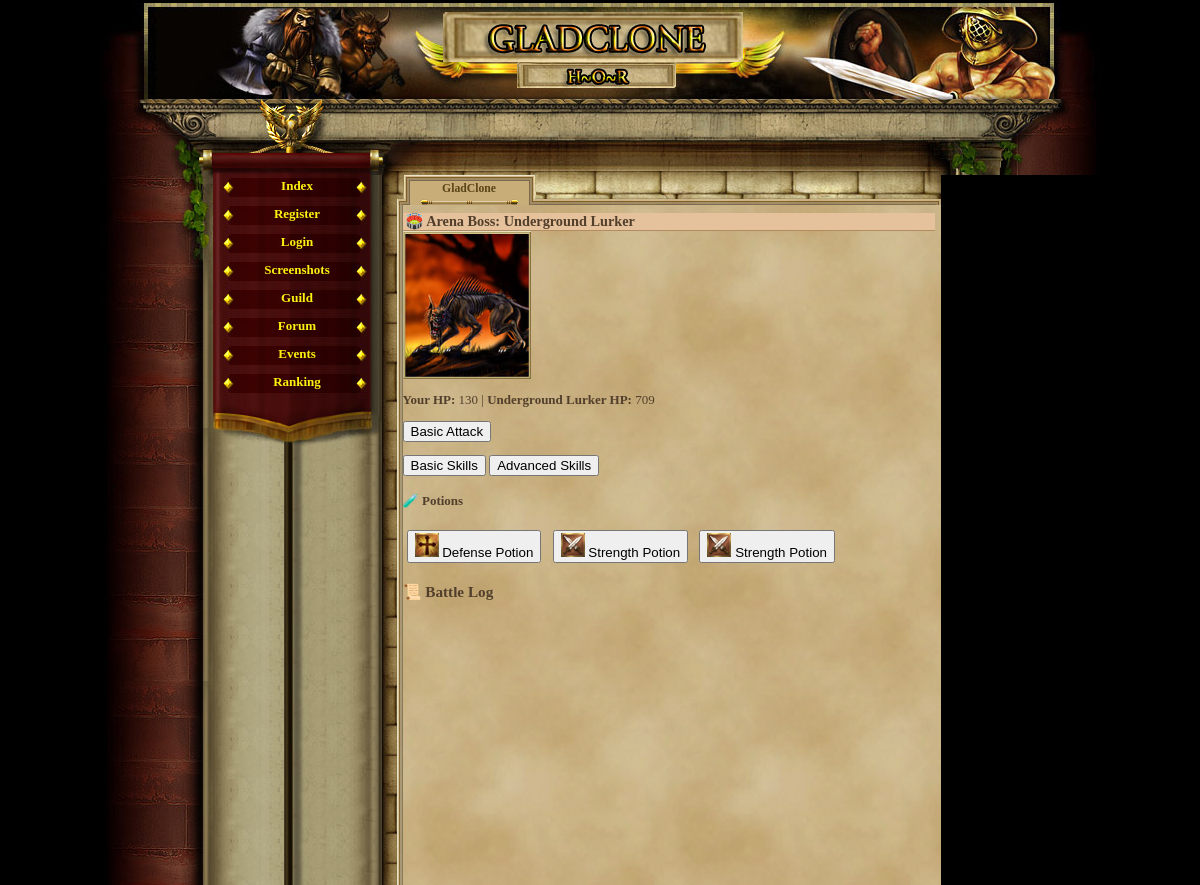
Screenshot of /arena_boss.php (signed in) with the database file from the repository.
### tables this page shows
CREATE TABLE `enemies` (
  `id` int(11) NOT NULL AUTO_INCREMENT,
  `name` varchar(100) DEFAULT NULL,
  `level` int(11) DEFAULT NULL,
  `min_hp` int(11) DEFAULT NULL,
  `max_hp` int(11) DEFAULT NULL,
  `min_dmg` int(11) DEFAULT NULL,
  `max_dmg` int(11) DEFAULT NULL,
  `xp_reward` int(11) DEFAULT NULL,
  `gold_reward` int(11) DEFAULT NULL,
  `image` varchar(100) DEFAULT NULL,
  `is_boss` tinyint(1) NOT NULL DEFAULT '0',
  `event_type` varchar(50) DEFAULT NULL,
  PRIMARY KEY (`id`)
);

CREATE TABLE `player_items` (
  `id` int(11) NOT NULL AUTO_INCREMENT,
  `player_id` int(11) NOT NULL,
  `item_id` int(11) NOT NULL,
  `quantity` int(11) NOT NULL DEFAULT '1',
  `equipped` tinyint(1) NOT NULL DEFAULT '0',
  `position` int(11) NOT NULL DEFAULT '0',
  PRIMARY KEY (`id`),
  KEY `player_id` (`player_id`),
  KEY `item_id` (`item_id`),
  CONSTRAINT `player_items_ibfk_1` FOREIGN KEY (`player_id`) REFERENCES `gracze` (`id`),
  CONSTRAINT `player_items_ibfk_2` FOREIGN KEY (`item_id`) REFERENCES `items` (`id`)
);

CREATE TABLE `items` (
  `id` int(11) NOT NULL AUTO_INCREMENT,
  `name` varchar(50) NOT NULL,
  `description` text,
  `type` varchar(20) NOT NULL,
  `attack_bonus` int(11) DEFAULT '0',
  `defense_bonus` int(11) DEFAULT '0',
  `sell_value` int(11) NOT NULL DEFAULT '10',
  `value` int(11) NOT NULL DEFAULT '0',
  `price` int(11) NOT NULL DEFAULT '0',
  `image` varchar(255) DEFAULT 'default.png',
  `slot` varchar(20) NOT NULL DEFAULT 'misc',
  `dex_bonus` int(11) DEFAULT '0',
  `level_required` int(11) DEFAULT '1',
  `effect_type` varchar(10) DEFAULT 'NULL',
  `target_attr` varchar(20) DEFAULT NULL,
  `effect_value` int(11) DEFAULT '0',
  `duration` int(11) DEFAULT '0',
  PRIMARY KEY (`id`)
);

### arena_boss.php (the view, shortened to what this page needs)
<?php
require_once('var/ustawienia.php');
require_once('gora_strony.php');
require_once('menu_l.php');
$player_id = $_SESSION['id'];
if (!isset($_SESSION['boss_enemy'])) {
    $enemy = $conn->query("SELECT * FROM enemies WHERE is_boss = 1 ORDER BY RAND() LIMIT 1")->fetch_assoc();
}
$enemy = $_SESSION['boss_enemy'];
$enemy_hp = $_SESSION['boss_enemy_hp'];
$player_hp = $_SESSION['boss_player_hp'];
?>
<h2>🏟️ Arena Boss: <?= htmlspecialchars($enemy['name']) ?></h2>
<img src="images/enemies/<?= htmlspecialchars($enemy['image']) ?>" width="128"><br>
<p><strong>Your HP:</strong> <?= $player_hp ?> | <strong><?= $enemy['name'] ?> HP:</strong> <?= $enemy_hp ?></p>
<?php if ($enemy_hp > 0 && $player_hp > 0): ?>
    <form method="post"><button type="submit" name="action" value="basic">Basic Attack</button></form>
    <button onclick="showTab('basic')">Basic Skills</button>
    <button onclick="showTab('advanced')">Advanced Skills</button>
    <?php
$potion_query = $conn->query("SELECT pi.id, i.name, i.image FROM player_items pi JOIN items i ON pi.item_id = i.id WHERE pi.player_id = $player_id AND i.type = 'potion'");
if ($potion_query->num_rows > 0): ?>
    <h4>🧪 Potions</h4>
    <?php while ($row = $potion_query->fetch_assoc()): ?>
        <form method="post" style="display: inline-block; margin: 4px;">
            <button type="submit" name="action" value="use_item">
                <img src="items/<?= htmlspecialchars($row['image']) ?>" width="24"> <?= htmlspecialchars($row['name']) ?>
            </button>
        </form>
    <?php endwhile; ?>
<?php endif; ?>
<?php elseif ($enemy_hp <= 0): ?>
    <h3>🎉 You defeated <?= $enemy['name'] ?>!</h3>
    <form method="post"><button name="reset">Start New Boss</button></form>
<?php else: ?>
    <h3>💀 You were defeated.</h3>
    <form method="post"><button name="reset">Try Again</button></form>
<?php endif; ?>
<h3>📜 Battle Log</h3>

### game_05.css (style rules this page uses)
body, html { margin: 0; padding: 0; font-family:"Palatino Linotype", "Times New Roman", Times, serif; text-align: center; color: #513F2C; background-color: #000; font-size:16px; }
h2 { text-align:left; border-bottom:1px solid #b28b60; color:#513F2C; background-color:#e6c29c; margin:8px 0px 0px 0px; padding-left:3px; font-size:1.1em; }

### rows the page displays
enemies: name "Underground Lurker", image (picture)
player_items: item.image (picture), item.name "Defense Potion"
player_items: item.image (picture), item.name "Strength Potion"
player_items: item.image (picture), item.name "Strength Potion"

### other values shown
$player_hp "130"
$enemy_hp "709"
